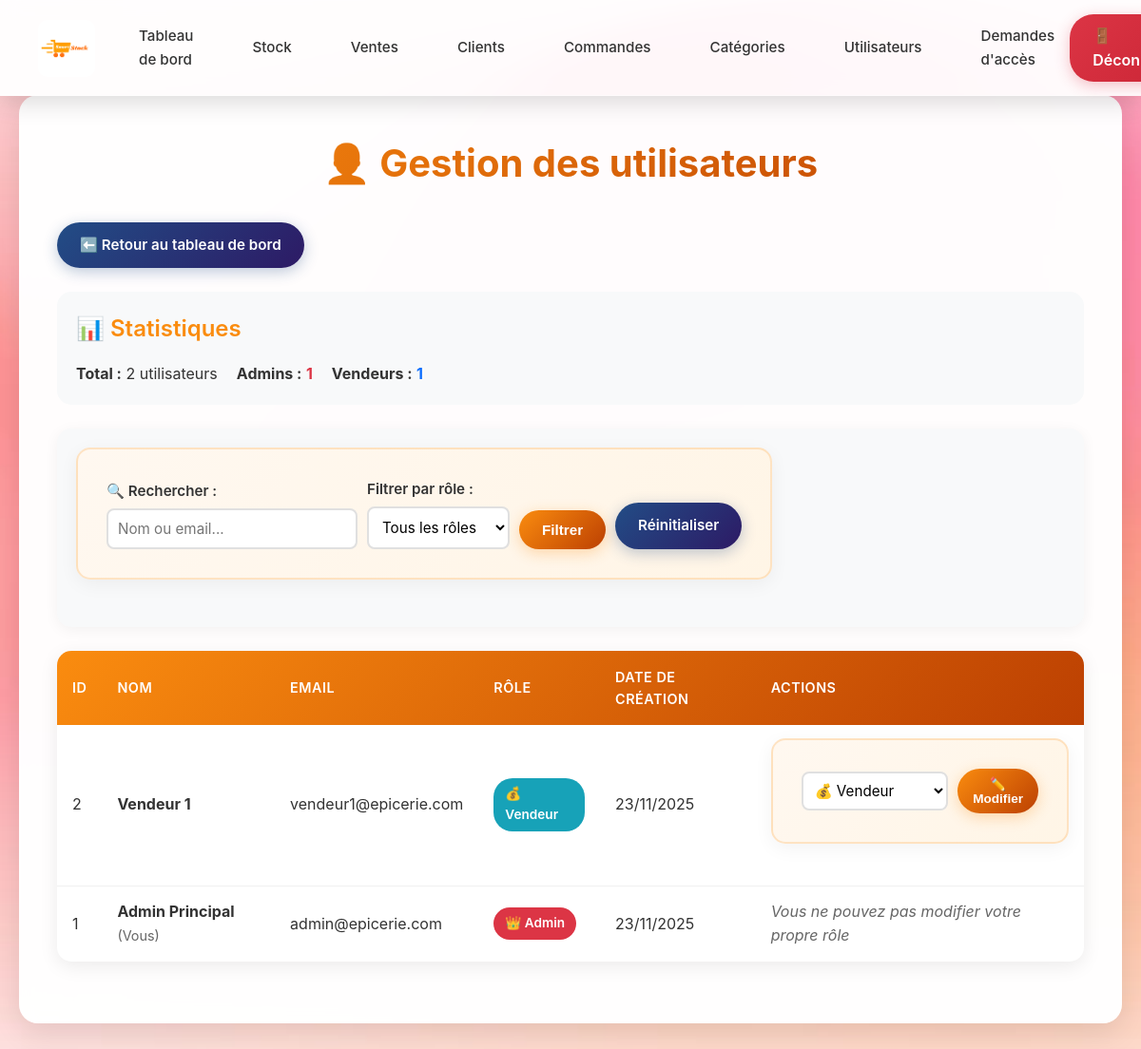
Page /pages/admin/utilisateurs.php (signed in) on the committed database.
### tables this page shows
CREATE TABLE utilisateurs (
    id INT AUTO_INCREMENT PRIMARY KEY,
    nom VARCHAR(100) NOT NULL,
    email VARCHAR(100) NOT NULL UNIQUE,
    mot_de_passe VARCHAR(255) NOT NULL,
    role ENUM('admin','vendeur','responsable_approvisionnement', 'tresorier') DEFAULT 'vendeur',
    date_creation TIMESTAMP DEFAULT CURRENT_TIMESTAMP
);

### pages/admin/utilisateurs.php (the view, shortened to what this page needs)
<?php
include('../../config/db_conn.php');
include('../../includes/role_helper.php');
include('../../includes/permissions_helper.php');
$role = $_SESSION['role'];
$peut_modifier = ($role === 'admin');
$recherche = isset($_GET['recherche']) ? trim($_GET['recherche']) : '';
$where_conditions = [];
$params = [];
$types = "";
$where_clause = !empty($where_conditions) ? "WHERE " . implode(" AND ", $where_conditions) : "";
$stats_query = "SELECT role, COUNT(*) as total FROM utilisateurs $where_clause GROUP BY role";
if (!empty($params)) {
    $stmt_stats = mysqli_prepare($conn, $stats_query);
    if ($types) {
        mysqli_stmt_bind_param($stmt_stats, $types, ...$params);
    }
    mysqli_stmt_execute($stmt_stats);
    $stats_result = mysqli_stmt_get_result($stmt_stats);
} else {
    $stats_result = mysqli_query($conn, $stats_query);
}
$stats = [];
$total_users = 0;
while ($stat = mysqli_fetch_assoc($stats_result)) {
    $stats[$stat['role']] = $stat['total'];
    $total_users += $stat['total'];
}
$query = "SELECT id, nom, email, role, date_creation FROM utilisateurs $where_clause ORDER BY id DESC";
if (!empty($params)) {
    $stmt = mysqli_prepare($conn, $query);
    if ($types) {
        mysqli_stmt_bind_param($stmt, $types, ...$params);
    }
    mysqli_stmt_execute($stmt);
    $result = mysqli_stmt_get_result($stmt);
} else {
    $result = mysqli_query($conn, $query);
}
?>
<!DOCTYPE html>
<html lang="fr">
<head>
<link rel="stylesheet" href="../../assets/css/styles_connected.css">
</head>
<body>
<header>
    <nav class="navbar">
        <div class="nav-left">
            <a href="index.php" class="logo-link">
                <img src="../../assets/images/logo_epicerie.png" alt="Logo" class="logo-navbar">
            </a>
            <a href="index.php" class="nav-link">Tableau de bord</a>
            <a href="stock.php" class="nav-link">Stock</a>
            <a href="ventes.php" class="nav-link">Ventes</a>
            <a href="clients.php" class="nav-link">Clients</a>
            <a href="commandes.php" class="nav-link">Commandes</a>
            <a href="categories.php" class="nav-link">Catégories</a>
            <a href="utilisateurs.php" class="nav-link">Utilisateurs</a>
            <a href="demandes_acces.php" class="nav-link">Demandes d'accès</a>
        </div>
        <a href="logout.php" class="logout">🚪 Déconnexion</a>
    </nav>
</header>
<div class="main-container">
    <div class="content-wrapper">
    <h1>👨‍💼 Gestion des utilisateurs</h1>
        <p style="margin-bottom: 25px;">
            <a href="index.php" class="btn btn-secondary">⬅️ Retour au tableau de bord</a>
        </p>
        <div style="background: #f8f9fa; padding: 20px; border-radius: 15px; margin-bottom: 25px;">
            <h3 style="margin-top: 0; color: var(--primary-color);">📊 Statistiques</h3>
            <div style="display: flex; gap: 20px; flex-wrap: wrap;">
                <div><strong>Total :</strong> <?= $total_users ?> utilisateur<?= $total_users > 1 ? 's' : '' ?></div>
                <?php if (isset($stats['admin'])): ?>
                    <div><strong>Admins :</strong> <span style="color: #dc3545; font-weight: bold;"><?= $stats['admin'] ?></span></div>
                <?php endif; ?>
                <?php if (isset($stats['vendeur'])): ?>
                    <div><strong>Vendeurs :</strong> <span style="color: #0d6efd; font-weight: bold;"><?= $stats['vendeur'] ?></span></div>
                <?php endif; ?>
            </div>
        </div>
        <div class="filters" style="background: #f8f9fa; padding: 20px; border-radius: 15px; margin-bottom: 20px;">
            <form method="GET" style="display: flex; gap: 10px; flex-wrap: wrap; align-items: end;">
                <div style="flex: 1 1 200px;">
                    <label style="display: block; margin-bottom: 5px; font-weight: 600;">🔍 Rechercher :</label>
                    <input type="text" name="recherche" placeholder="Nom ou email..." value="<?= htmlspecialchars($recherche) ?>" style="width: 100%; padding: 10px; border-radius: 8px; border: 2px solid #e0e0e0;">
                </div>
                <div style="flex: 0 1 150px;">
                    <label style="display: block; margin-bottom: 5px; font-weight: 600;">Filtrer par rôle :</label>
                    <select name="role" style="width: 100%; padding: 10px; border-radius: 8px; border: 2px solid #e0e0e0;">
                        <option value="">Tous les rôles</option>
                    </select>
                </div>
                <button type="submit" class="btn">Filtrer</button>
                <a href="utilisateurs.php" class="btn btn-secondary">Réinitialiser</a>
            </form>
        </div>
    <table>
            <thead>
        <tr>
            <th>ID</th>
            <th>Nom</th>
            <th>Email</th>
                    <th>Rôle</th>
                    <th>Date de création</th>
                    <?php if ($peut_modifier): ?><th>Actions</th><?php endif; ?>
        </tr>
            </thead>
            <tbody>
                <?php
                if (mysqli_num_rows($result) > 0):
                    while ($user = mysqli_fetch_assoc($result)):
                ?>
        <tr>
            <td><?= $user['id'] ?></td>
                    <td>
                        <strong><?= htmlspecialchars($user['nom']) ?></strong>
                        <?php if ($user['id'] == $_SESSION['id_utilisateur']): ?>
                            <span style="color: #666; font-size: 0.9em;">(Vous)</span>
                        <?php endif; ?>
                    </td>
            <td><?= htmlspecialchars($user['email']) ?></td>
                    <td>
                        <?= displayRoleBadge($user['role']) ?>
                    </td>
                    <td><?= date('d/m/Y', strtotime($user['date_creation'])) ?></td>
                    <?php if ($peut_modifier): ?>
            <td>
                <?php if ($user['id'] != $_SESSION['id_utilisateur']): ?>
                            <form method="POST" style="display: flex; gap: 10px; align-items: center;" onsubmit="return confirm('Êtes-vous sûr de vouloir changer le rôle de <?= htmlspecialchars($user['nom']) ?> ?');">
                                <select name="nouveau_role" style="padding: 8px; border-radius: 8px; border: 2px solid #e0e0e0;">
                                    <option value="vendeur" <?= $user['role'] == 'vendeur' ? 'selected' : '' ?>>💰 Vendeur</option>
                    </select>
                                <button type="submit" name="changer_role" class="btn btn-sm">✏️ Modifier</button>
                </form>
                <?php else: ?>
                                <em style="color: #666;">Vous ne pouvez pas modifier votre propre rôle</em>
                <?php endif; ?>
                        </td>
                    <?php endif; ?>
                </tr>
                <?php
                    endwhile;
                endif; ?>
            </tbody>
    </table>
    </div>
</div>
</body>
</html>

### includes/role_helper.php (shortened to what this page needs)
<?php
function getRoleBadge($role) {
    $badges = [
        'admin' => [
            'class' => 'badge-danger',
            'icon' => '👑',
            'text' => 'Admin',
            'color' => '#dc3545'
        ],
        'responsable_approvisionnement' => [
            'class' => 'badge-warning',
            'icon' => '📦',
            'text' => 'Responsable',
            'color' => '#ffc107'
        ],
        'vendeur' => [
            'class' => 'badge-info',
            'icon' => '💰',
            'text' => 'Vendeur',
            'color' => '#17a2b8'
        ],
        'tresorier' => [
            'class' => 'badge-success',
            'icon' => '💼',
            'text' => 'Trésorier',
            'color' => '#28a745'
        ]
    ];
    return $badges[$role] ?? [
        'class' => 'badge-secondary',
        'icon' => '👤',
        'text' => htmlspecialchars($role ?: '—'),
        'color' => '#6c757d'
    ];
}
function displayRoleBadge($role) {
    $badge = getRoleBadge($role);
    return "<span class='badge {$badge['class']}' style='padding: 6px 12px; border-radius: 20px; font-weight: 600; display: inline-block;'>
        {$badge['icon']} {$badge['text']}
    </span>";
}

### rows in the picture
utilisateurs: id "2", nom "Vendeur 1", email "vendeur1@epicerie.com", role "💰", role "Vendeur", date_creation "23/11/2025", nouveau_role "💰 Vendeur"
utilisateurs: id "1", nom "Admin Principal", shows "(Vous)", email "admin@epicerie.com", role "👑", role "Admin", date_creation "23/11/2025", shows "Vous ne pouvez pas modifier votre propre rôle"

### other values in the picture
$total_users "2"
$stats['admin'] "1"
$stats['vendeur'] "1"
